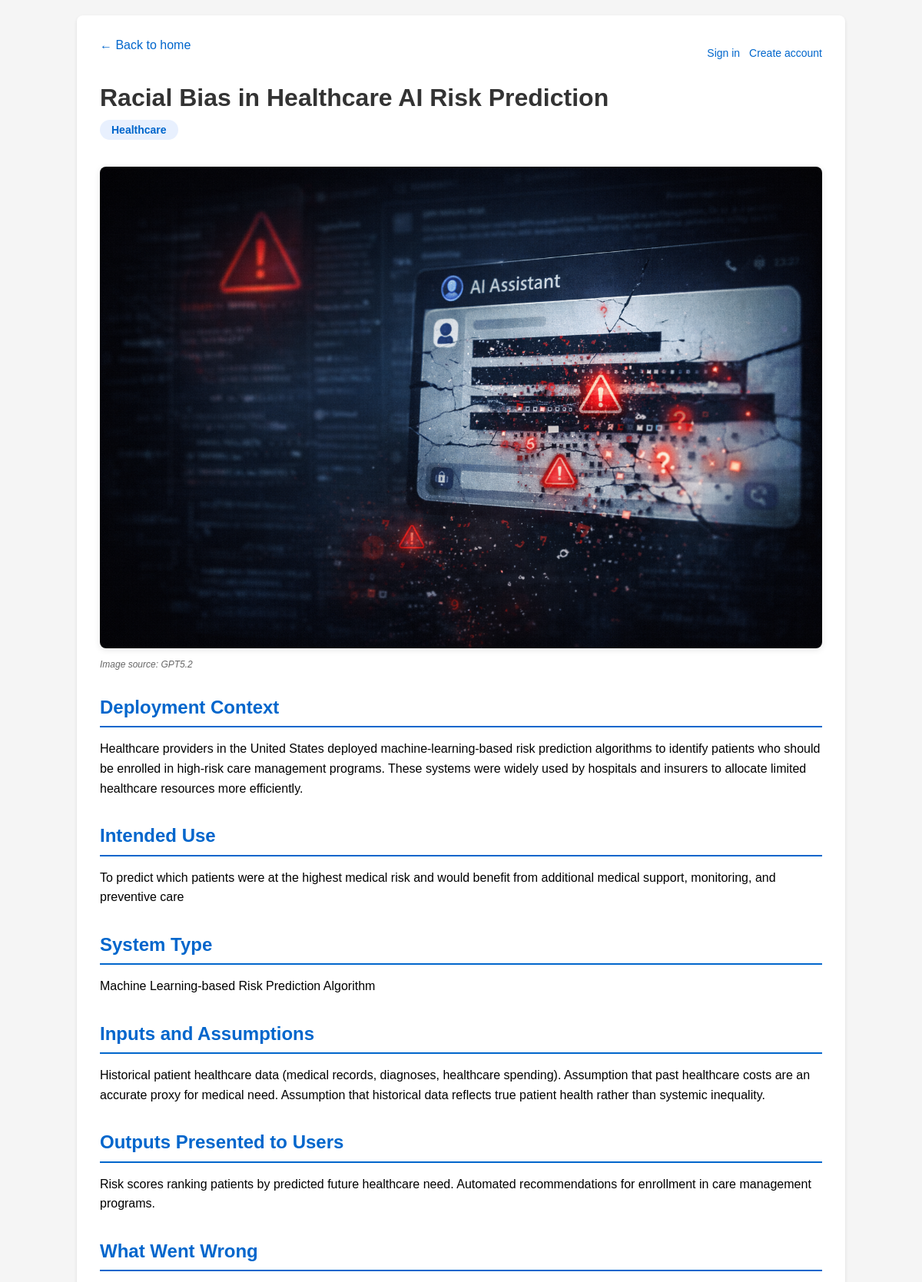
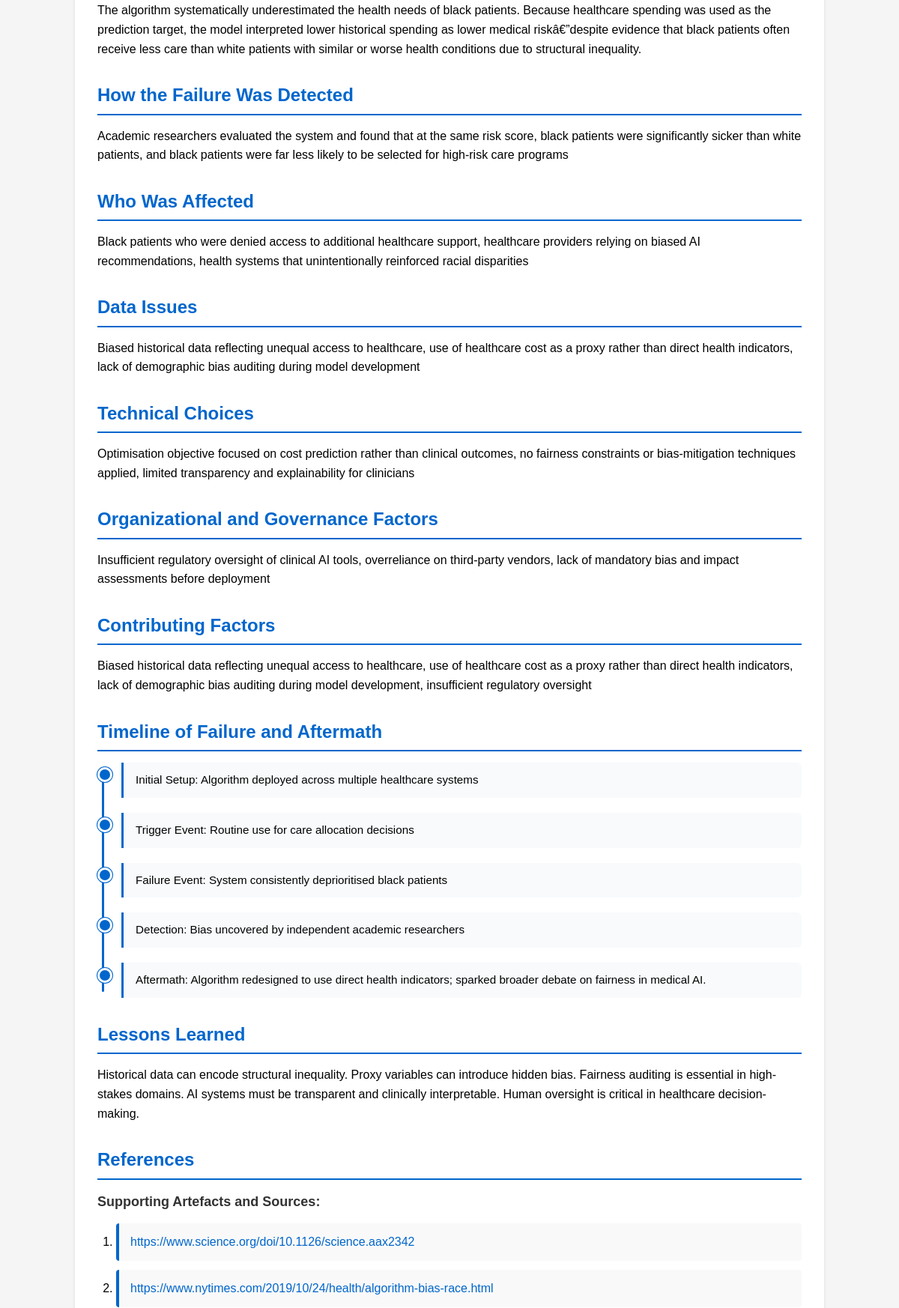
The app's page /exhibits/4/ (upper part) with its own data (2 pictures, top to bottom).
### exhibits/models.py (models this page shows, shortened)
class Exhibit(models.Model):
    title = models.CharField(max_length=200)
    domain = models.CharField(max_length=100)
    deployment_context = models.TextField()
    intended_use = models.TextField()
    system_type = models.CharField(max_length=100)
    inputs_and_assumptions = models.TextField()
    outputs_presented = models.TextField()
    failure_description = models.TextField()
    detection_method = models.TextField()
    affected_parties = models.TextField()
    contributing_factors = models.TextField()
    lessons_learned = models.TextField()
    image = models.ImageField(upload_to='exhibits/images/', blank=True, null=True, help_text="Image representing this exhibit")
    image_reference = models.CharField(max_length=200, blank=True, null=True, help_text="Reference/attribution for the image")
    supporting_artefacts = models.JSONField(default=list, blank=True, help_text="List of supporting artefact links")
    data_issues = models.TextField(blank=True, help_text="Data-related issues that contributed to the failure")
    technical_choices = models.TextField(blank=True, help_text="Technical choices that contributed to the failure")
    organizational_factors = models.TextField(blank=True, help_text="Organizational and governance factors")
    timeline = models.TextField(blank=True, help_text="Timeline of failure and aftermath")
    created_at = models.DateTimeField(auto_now_add=True)

### exhibits/views.py (the view)
# urls.py: path("<int:pk>/", views.exhibit_detail, name="detail"),
def exhibit_detail(request, pk):
    exhibit = get_object_or_404(Exhibit, pk=pk)
    comments = (
        Comment.objects.filter(exhibit=exhibit, parent__isnull=True)
        .prefetch_related("replies__replies__replies")
    )
    timeline_entries = []
    if exhibit.timeline and exhibit.timeline.strip():
        raw = exhibit.timeline.strip()
        if "\n" in raw:
            timeline_entries = [s.strip() for s in raw.split("\n") if s.strip()]
        else:
            timeline_entries = [s.strip() for s in raw.split(". ") if s.strip()]
    return render(request, "exhibits/exhibit_detail.html", {
        "exhibit": exhibit,
        "comments": comments,
        "timeline_entries": timeline_entries,
    })

### exhibits/templates/exhibits/exhibit_detail.html (shortened to what this page needs)
<!DOCTYPE html>
<html>
<head>
</head>
<body>
    <div class="container">
        <div style="display: flex; justify-content: space-between; align-items: center; margin-bottom: 10px;">
            <a href="{% url 'home' %}" class="back-link">← Back to home</a>
            <div style="font-size: 0.875rem;">
                {% if request.user.is_authenticated %}
                    Signed in as <a href="{% url 'profile' %}" style="color: #0066cc; text-decoration: none; font-weight: 600;">{{ request.user.username }}</a>
                    · <a href="{% url 'logout' %}" style="color: #0066cc; text-decoration: none;">Log out</a>
                {% else %}
                    <a href="{% url 'login' %}?next={% url 'exhibits:detail' exhibit.id %}#comments" style="color: #0066cc; text-decoration: none; margin-right: 0.5rem;">Sign in</a>
                    <a href="{% url 'signup' %}?next={% url 'exhibits:detail' exhibit.id %}#comments" style="color: #0066cc; text-decoration: none;">Create account</a>
                {% endif %}
            </div>
        </div>
        <h1>{{ exhibit.title }}</h1>
        <span class="domain-badge">{{ exhibit.domain }}</span>
        {% if exhibit.image %}
        <img src="{{ exhibit.image.url }}" alt="{{ exhibit.title }}" class="exhibit-image">
        {% if exhibit.image_reference %}
        <p style="font-size: 12px; color: #666; font-style: italic; margin-top: -10px; margin-bottom: 20px;">Image source: {{ exhibit.image_reference }}</p>
        {% endif %}
        {% endif %}
        <div class="info-section">
            <h2>Deployment Context</h2>
            <p>{{ exhibit.deployment_context }}</p>
        </div>
        <div class="info-section">
            <h2>Intended Use</h2>
            <p>{{ exhibit.intended_use }}</p>
        </div>
        <div class="info-section">
            <h2>System Type</h2>
            <p>{{ exhibit.system_type }}</p>
        </div>
        <div class="info-section">
            <h2>Inputs and Assumptions</h2>
            <p>{{ exhibit.inputs_and_assumptions }}</p>
        </div>
        <div class="info-section">
            <h2>Outputs Presented to Users</h2>
            <p>{{ exhibit.outputs_presented }}</p>
        </div>
        <div class="info-section">
            <h2>What Went Wrong</h2>
            <p>{{ exhibit.failure_description }}</p>
        </div>
        <div class="info-section">
            <h2>How the Failure Was Detected</h2>
            <p>{{ exhibit.detection_method }}</p>
        </div>
        <div class="info-section">
            <h2>Who Was Affected</h2>
            <p>{{ exhibit.affected_parties }}</p>
        </div>
        {% if exhibit.data_issues %}
        <div class="info-section">
            <h2>Data Issues</h2>
            <p>{{ exhibit.data_issues }}</p>
        </div>
        {% endif %}
        {% if exhibit.technical_choices %}
        <div class="info-section">
            <h2>Technical Choices</h2>
            <p>{{ exhibit.technical_choices }}</p>
        </div>
        {% endif %}
        {% if exhibit.organizational_factors %}
        <div class="info-section">
            <h2>Organizational and Governance Factors</h2>
            <p>{{ exhibit.organizational_factors }}</p>
        </div>
        {% endif %}
        <div class="info-section">
            <h2>Contributing Factors</h2>
            <p>{{ exhibit.contributing_factors }}</p>
        </div>
        {% if exhibit.timeline %}
        <div class="info-section">
            <h2>Timeline of Failure and Aftermath</h2>
            {% if timeline_entries %}
            <div class="timeline-wrap">
                {% for entry in timeline_entries %}
                <div class="timeline-item">
                    <div class="timeline-item-content">{{ entry }}</div>
                </div>
                {% endfor %}
            </div>
            {% else %}
            <p style="white-space: pre-line;">{{ exhibit.timeline }}</p>
            {% endif %}
        </div>
        {% endif %}
        <div class="info-section">
            <h2>Lessons Learned</h2>
            <p>{{ exhibit.lessons_learned }}</p>
        </div>
        {% if exhibit.supporting_artefacts %}
        <div class="info-section supporting-artefacts">
            <h2>References</h2>
            <p class="references-header">Supporting Artefacts and Sources:</p>
            <ol>
                {% for artefact in exhibit.supporting_artefacts %}
                <li>
                    <a href="{{ artefact }}" target="_blank" rel="noopener noreferrer">{{ artefact }}</a>
                </li>
                {% endfor %}
            </ol>
        </div>
        {% endif %}
    </div>
</body>
</html>

### exhibits/templates/exhibits/exhibit_detail.html (style rules this page uses)
body { font-family: Arial, sans-serif; max-width: 1000px; margin: 0 auto; padding: 20px; background-color: #f5f5f5; }
.container { background-color: white; padding: 30px; border-radius: 8px; box-shadow: 0 2px 4px rgba(0,0,0,0.1); }
h1 { color: #333; margin-bottom: 10px; }
h2 { color: #0066cc; margin-top: 30px; margin-bottom: 15px; border-bottom: 2px solid #0066cc; padding-bottom: 5px; }
.back-link { display: inline-block; margin-bottom: 20px; color: #0066cc; text-decoration: none; }
.exhibit-image { max-width: 100%; height: auto; margin: 20px 0; border-radius: 8px; box-shadow: 0 2px 8px rgba(0,0,0,0.1); }
.info-section { margin-bottom: 25px; line-height: 1.6; }
.info-section p { margin: 10px 0; }
.supporting-artefacts { margin-top: 20px; }
.supporting-artefacts ol { padding-left: 25px; margin: 15px 0; }
.supporting-artefacts li { margin: 12px 0; padding: 12px 15px; background-color: #f9f9f9; border-left: 4px solid #0066cc; border-radius: 4px; line-height: 1.6; }
.supporting-artefacts a { color: #0066cc; text-decoration: none; word-break: break-all; font-weight: 500; }
.references-header { font-size: 18px; font-weight: bold; color: #333; margin-bottom: 15px; }
.domain-badge { display: inline-block; padding: 5px 15px; background-color: #e8f0fe; color: #0066cc; border-radius: 20px; font-size: 14px; font-weight: bold; margin-bottom: 15px; }
.timeline-wrap { position: relative; padding-left: 2rem; }
.timeline-wrap::before { content: ""; position: absolute; left: 0.4rem; top: 0.5rem; bottom: 0.5rem; width: 3px; background: #0066cc; border-radius: 2px; }
.timeline-item { position: relative; margin-bottom: 1.25rem; }
.timeline-item:last-child { margin-bottom: 0; }
.timeline-item::before { content: ""; position: absolute; left: -2rem; top: 0.4rem; width: 14px; height: 14px; border-radius: 50%; background: #0066cc; border: 3px solid #fff; box-shadow: 0 0 0 1px #0066cc; }
.timeline-item-content { background: #f8fafc; border-left: 3px solid #0066cc; padding: 0.75rem 1rem; border-radius: 0 6px 6px 0; font-size: 0.95rem; line-height: 1.5; }

### records on screen
Exhibit: title "Racial Bias in Healthcare AI Risk Prediction", domain "Healthcare", image (picture), image_reference "GPT5.2", deployment_context "Healthcare providers in the United States deployed machine-learning-based risk prediction algorithms to identify patients who should be enrolled in high-risk care management programs. These systems were widely used by hospitals and insurers to allocate limited healthcare resources more efficiently.", intended_use "To predict which patients were at the highest medical risk and would benefit from additional medical support, monitoring, and preventive care", system_type "Machine Learning-based Risk Prediction Algorithm", inputs_and_assumptions "Historical patient healthcare data (medical records, diagnoses, healthcare spending). Assumption that past healthcare costs are an accurate proxy for medical need. Assumption that historical data reflects true patient health rather than systemic inequality.", outputs_presented "Risk scores ranking patients by predicted future healthcare need. Automated recommendations for enrollment in care management programs.", failure_description "The algorithm systematically underestimated the health needs of black patients. Because healthcare spending was used as the prediction target, the model interpreted lower historical spending as lower medical riskâ€”despite evidence that black patients often receive less care than white patients with similar or worse health conditions due to structural inequality.", detection_method "Academic researchers evaluated the system and found that at the same risk score, black patients were significantly sicker than white patients, and black patients were far less likely to be selected for high-risk care programs", affected_parties "Black patients who were denied access to additional healthcare support, healthcare providers relying on biased AI recommendations, health systems that unintentionally reinforced racial disparities", data_issues "Biased historical data reflecting unequal access to healthcare, use of healthcare cost as a proxy rather than direct health indicators, lack of demographic bias auditing during model development", technical_choices "Optimisation objective focused on cost prediction rather than clinical outcomes, no fairness constraints or bias-mitigation techniques applied, limited transparency and explainability for clinicians", organizational_factors "Insufficient regulatory oversight of clinical AI tools, overreliance on third-party vendors, lack of mandatory bias and impact assessments before deployment", contributing_factors "Biased historical data reflecting unequal access to healthcare, use of healthcare cost as a proxy rather than direct health indicators, lack of demographic bias auditing during model development, insufficient regulatory oversight", lessons_learned "Historical data can encode structural inequality. Proxy variables can introduce hidden bias. Fairness auditing is essential in high-stakes domains. AI systems must be transparent and clinically interpretable. Human oversight is critical in healthcare decision-making."

### other values on screen
{{ entry }} "Initial Setup: Algorithm deployed across multiple healthcare systems" "Trigger Event: Routine use for care allocation decisions" "Failure Event: System consistently deprioritised black patients" "Detection: Bias uncovered by independent academic researchers" "Aftermath: Algorithm redesigned to use direct health indicators; sparked broader debate on fairness in medical AI."
{{ artefact }} "https://www.science.org/doi/10.1126/science.aax2342" "https://www.nytimes.com/2019/10/24/health/algorithm-bias-race.html"
